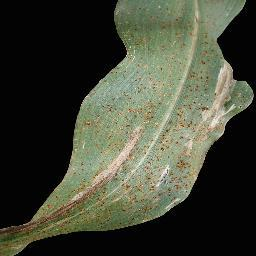
#> input picture dataset/archive/test/test/CornCommonRust1.JPG, 256 x 256 px
$ python -i test_inference.py   (imports and definitions only)
#> lines starting #> are read from the running program, lines starting #| are printed output that depends on the picture
import onnxruntime as ort
import numpy as np
from PIL import Image

# ==============================================================================
#  CONFIGURATION
# ==============================================================================
MODEL_PATH = "models/agri_scout_mobilenetv2.onnx"
IMAGE_PATH = "/Users/siddhant/Downloads/Traction/dataset/archive/test/test/CornCommonRust1.JPG"

# These must perfectly match the alphabetical order of your training folders
CLASSES = [
    "Cercospora Leaf Spot / Gray Leaf Spot",
    "Common Rust",
    "Healthy"
    "Northern Leaf Blight",
]

def preprocess_image(image_path: str) -> np.ndarray:
    """Replicates the exact mathematical transforms used during training."""
    # 1. Load and convert to RGB
    img = Image.open(image_path).convert('RGB')
#> img is the input picture: PIL image 256x256 RGB; mean R, G, B 66.9, 70, 54.8

    # 2. Resize to 256x256
    img = img.resize((256, 256), Image.BILINEAR)

    # 3. Center Crop to 224x224
    left = (256 - 224) / 2
    top = (256 - 224) / 2
    right = left + 224
    bottom = top + 224
    img = img.crop((left, top, right, bottom))
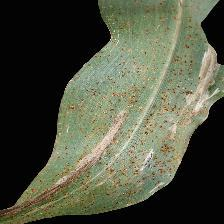
#> img: PIL image 224x224 RGB; mean R, G, B 80.1, 83.6, 65.4

    # 4. Convert to numpy array and scale to [0, 1]
    img_data = np.array(img).astype(np.float32) / 255.0

    # 5. Normalize using ImageNet means and stds
    mean = np.array([0.485, 0.456, 0.406], dtype=np.float32)
    std = np.array([0.229, 0.224, 0.225], dtype=np.float32)
    img_data = (img_data - mean) / std

    # 6. Transpose from (Height, Width, Channels) to (Channels, Height, Width)
    img_data = np.transpose(img_data, (2, 0, 1))

    # 7. Add the batch dimension: (1, Channels, Height, Width)
    img_data = np.expand_dims(img_data, axis=0)

    return img_data

def main():
    print("=" * 50)
    print(" Traction | Local ONNX Inference Test")
    print("=" * 50)

    print(f"\n[1] Loading model: {MODEL_PATH}")
    session = ort.InferenceSession(MODEL_PATH)
    input_name = session.get_inputs()[0].name

    print(f"[2] Processing image: {IMAGE_PATH.split('/')[-1]}")
    img_tensor = preprocess_image(IMAGE_PATH)

    print("[3] Running AI inference...")
    outputs = session.run(None, {input_name: img_tensor})

    # The output is raw numbers (logits). We use softmax to get readable percentages.
    logits = outputs[0][0]
    exp_logits = np.exp(logits - np.max(logits)) # Subtract max for numerical stability
    probabilities = exp_logits / np.sum(exp_logits)

    # Find the class with the highest probability
    best_idx = np.argmax(probabilities)
    best_class = CLASSES[best_idx]
    confidence = probabilities[best_idx] * 100

    print("\n" + "-" * 50)
    print(f" 🎯 DETECTION  : {best_class}")
    print(f" 📊 CONFIDENCE : {confidence:.2f}%")
    print("-" * 50 + "\n")

# [2 lines not run here, left out]

>>> result = preprocess_image('dataset/archive/test/test/CornCommonRust1.JPG')

$ run again, on dataset/archive/test/test/CornCommonRust2.JPG
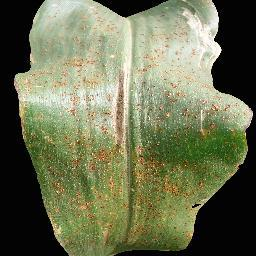
#> input picture dataset/archive/test/test/CornCommonRust2.JPG, 256 x 256 px
#> in preprocess_image, img is the input picture: PIL image 256x256 RGB; mean R, G, B 109.3, 113.5, 82.8
#> in preprocess_image, `img = img.crop((left, top, right, bottom))`:
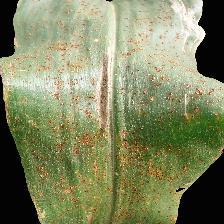
#> img: PIL image 224x224 RGB; mean R, G, B 129.9, 134.8, 97.6
